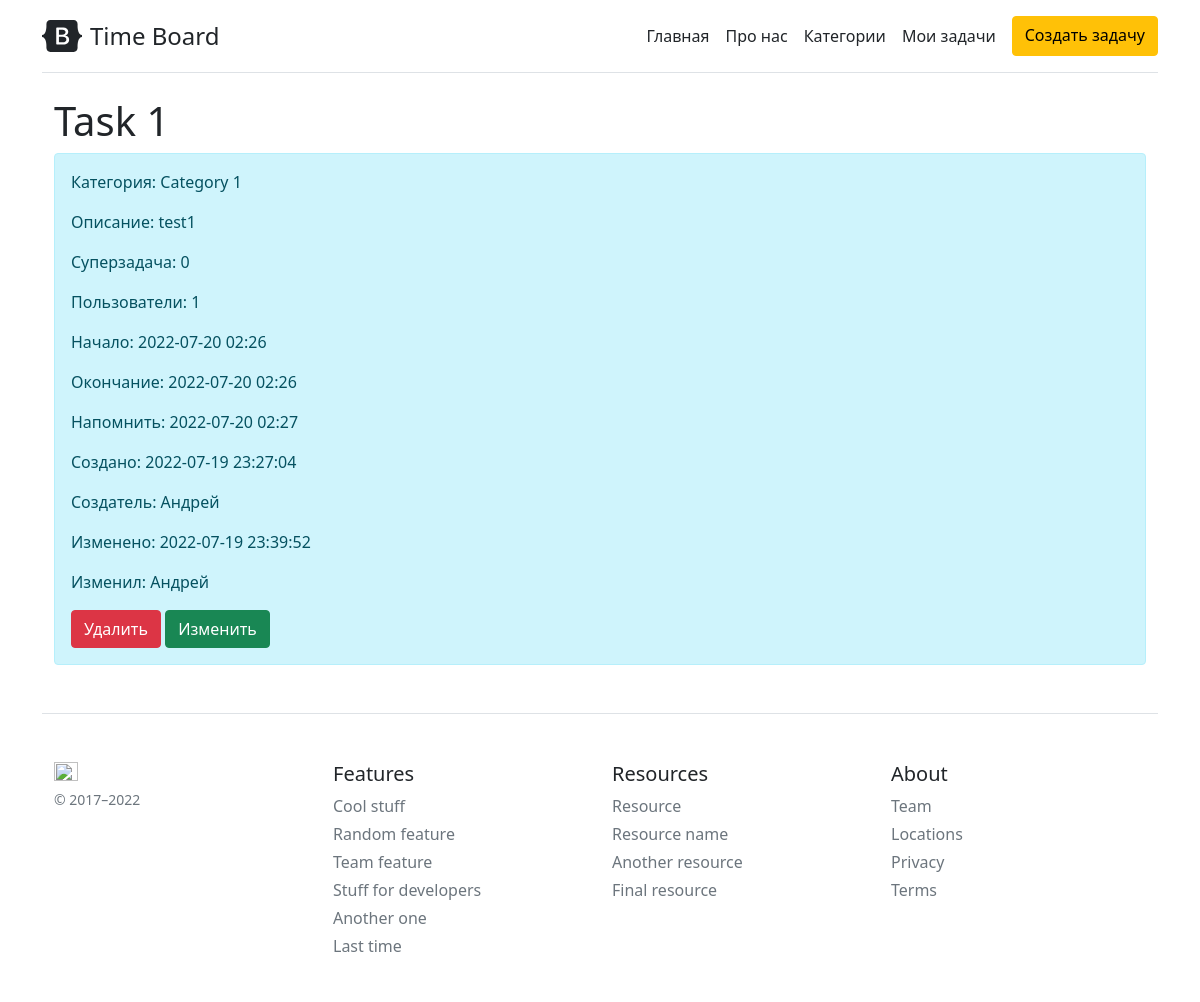
/tasks/1, run on an earlier commit of the app's database.
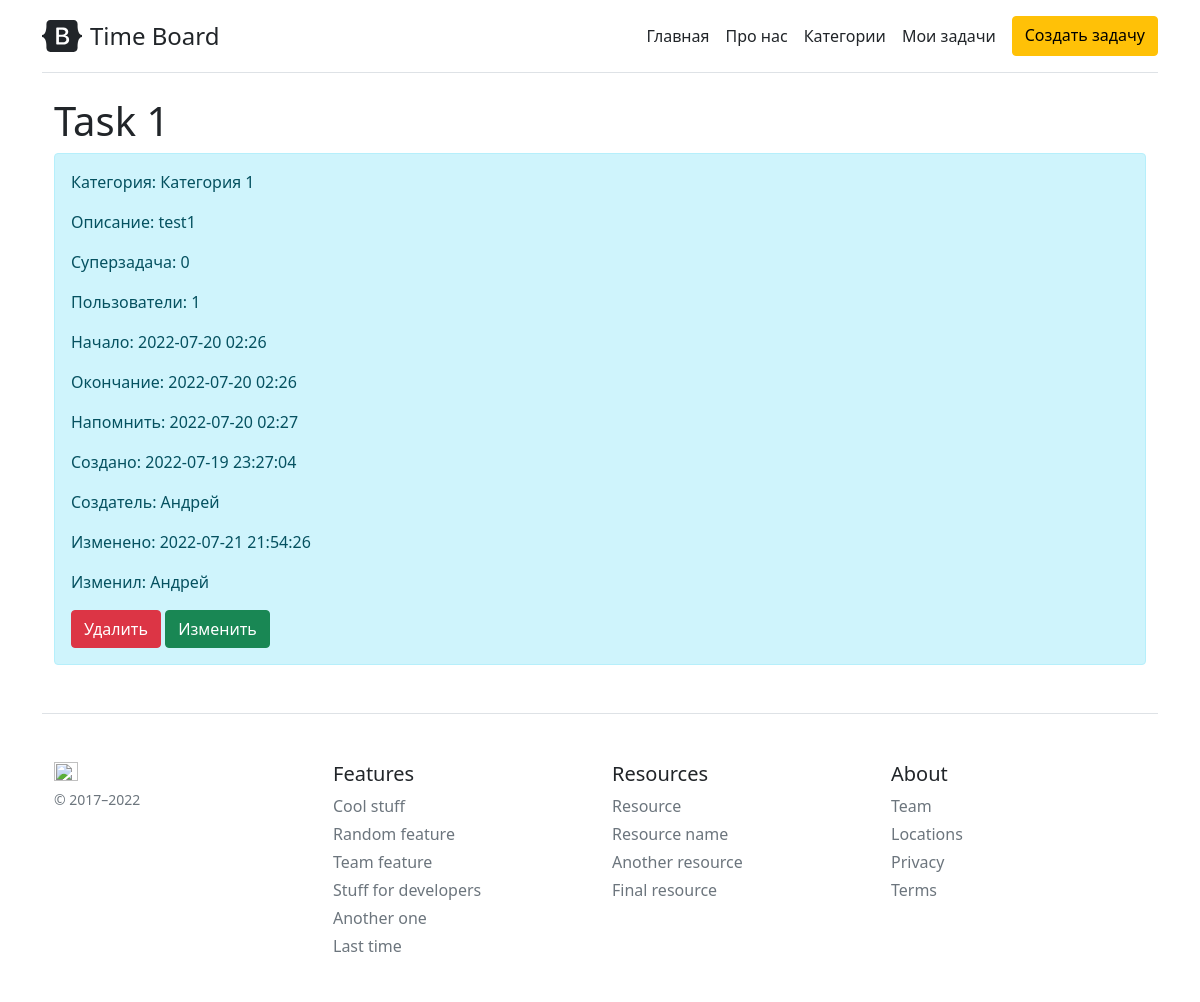
And on a later commit of the database.
### models/Models.py (models this page shows, shortened)
class TaskCategory(db.Model):
    __tablename__ = 'taskcategory'
    id = db.Column(db.Integer, primary_key=True)
    title = db.Column(db.String, nullable=False)
    desc = db.Column(db.Text)

class Task(db.Model):
    __tablename__ = 'tasks'
    id = db.Column(db.Integer, primary_key=True)
    category_id = db.Column(db.Integer, db.ForeignKey('taskcategory.id'))  # one-to-one
    category = db.relationship('TaskCategory', backref=db.backref('tasks_by_category', lazy=True))
    title = db.Column(db.String, nullable=False)
    text = db.Column(db.Text)
    parent_task_id = db.Column(db.Integer)  # in future one-to-one
    target_user_id = db.Column(db.Integer)  # in future many-to-many
    start_date = db.Column(db.DateTime)
    end_date = db.Column(db.DateTime)
    remind_date = db.Column(db.DateTime)
    created = db.Column(db.DateTime, default=datetime.utcnow)
    changed = db.Column(db.DateTime, onupdate=datetime.utcnow)
    creator_id = db.Column(db.Integer, db.ForeignKey('users.id'))  # one-to-one
    creator = db.relationship('User', foreign_keys=[creator_id])
    last_changer_id = db.Column(db.Integer, db.ForeignKey('users.id'))  # one-to-one
    last_changer = db.relationship('User', foreign_keys=[last_changer_id])

### controllers/TaskController.py (the view)
def detail(task_id):
    if request.method == 'GET':
        task = db.session.query(Task).get(task_id)
        return render_template("task_detail.html", task=task)

### templates/task_detail.html (shortened to what this page needs)
{% extends 'base.html' %}
{% block body %}
<div class="container">
    <h1>{{ task.title }}</h1>
    <div class="alert alert-info">
        <p>Категория: {{ task.category.title }}</p>
        <p>Описание: {{ task.text }}</p>
        <p>Суперзадача: {{ task.parent_task_id }}</p>
        <p>Пользователи: {{ task.target_user_id }}</p>
        <p>Начало:
        {% if task.start_date is not none %}
            {{ task.start_date.strftime("%Y-%m-%d %H:%M") }}
        {% else %}
            None
        {% endif %}
        </p>
        <p>Окончание:
        {% if task.end_date is not none %}
            {{ task.end_date.strftime("%Y-%m-%d %H:%M") }}
        {% else %}
            None
        {% endif %}
        </p>
        <p>Напомнить:
        {% if task.remind_date is not none %}
            {{ task.remind_date.strftime("%Y-%m-%d %H:%M") }}
        {% else %}
            None
        {% endif %}
        </p>
        <p>Создано: {{ task.created.strftime("%Y-%m-%d %H:%M:%S") }}</p>
        <p>Создатель: {{ task.creator.name }}</p>
        <p>Изменено:
        {% if task.changed is not none %}
            {{ task.changed.strftime("%Y-%m-%d %H:%M:%S") }}
        {% else %}
            None
        {% endif %}
        </p>
        <p>Изменил: {{ task.last_changer.name }}</p>
        <a href="/tasks/{{ task.id }}/delete" class="btn btn-danger">Удалить</a>
        <a href="/tasks/{{ task.id }}/update" class="btn btn-success">Изменить</a>
    </div>
</div>
{% endblock %}

What changed in the data, as far as the page shows it:
changed Task "Task 1": changed "2022-07-19 23:39:52" → "2022-07-21 21:54:26"
changed TaskCategory: category "Category 1" → "Категория 1"
